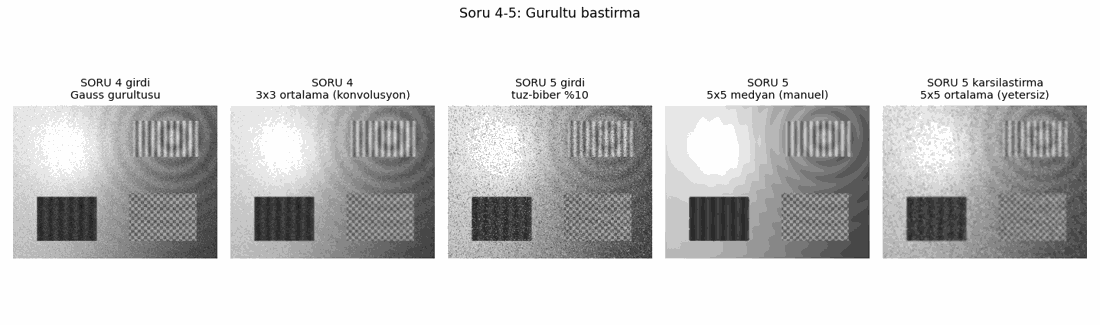
#> input picture week3/orijinal/cikti/00_gurultu_karsilastirma.png, 1100 x 325 px
$ python soru5_medyan_filtre.py cikti/00_gurultu_karsilastirma.png cikti/00_kontrast_karsilastirma.png
#> lines starting #> are read from the running program, lines starting #| are printed output that depends on the picture; after the words box and inside, x2 and y2 are one past the last pixel; in counts of white or black regions, pixels touching at a corner belong together
"""
SORU 5 - 5x5 Medyan Filtre ile Tuz-Biber (Salt & Pepper) Gurultusu Bastirma

Istenen:
  * Tuz-biber gurultulu bir resim bul
  * Once OpenCV'nin HAZIR medyan filtre fonksiyonu ile bastir
  * Sonra ayni filtreyi hazir fonksiyon KULLANMADAN kendin yaz
  * Filtre 5x5 boyutunda olmali

MEDYAN FILTRE NEDIR / NEDEN CALISIR:
    Her piksel icin 5x5 komsulugundaki 25 deger buyukten kucuge siralanir ve
    ORTADAKI deger (13. eleman, 0-tabanli indeks 12) cikisa yazilir.

    Tuz-biber gurultusu AYKIRI (outlier) deger uretir: 0 veya 255.
    * Ortalama filtre bu aykiri degeri hesaba katar ve 5x5 alana YAYAR.
    * Medyan filtre siralamanin UCUNDAKI degeri hic secmez; aykiri deger
      tamamen atilir. 25 komsudan 12'den azi bozuksa medyan hala saglam
      bir pikselden gelir -> gurultu TAMAMEN yok olur, bulaniklik olmaz.

    Medyan dogrusal OLMAYAN bir filtredir; konvolusyon ile ifade edilemez
    (Soru 4'teki ortalama filtre dogrusaldir ve konvolusyondur).

KENAR (border) ELE ALMA:
    cv2.medianBlur kenarda BORDER_REPLICATE kullanir (kenar pikseli tekrarlanir):
        ... a a [a b c] c c ...
    Birebir ayni sonucu almak icin burada da ayni yontem uygulandi.

Calistirma:
    python3 soru5_medyan_filtre.py [tuz_biber_goruntu] [temiz_referans]
"""
import os
import sys
import time
import numpy as np
import cv2

BURASI = os.path.dirname(os.path.abspath(__file__))
CIKTI = os.path.join(BURASI, "cikti")


# ---------------------------------------------------------------------------
# Kenar genisletme: BORDER_REPLICATE (elle)
# ---------------------------------------------------------------------------
def replicate_genislet(img, pad):
    """Kenar pikselini tekrarlayarak dort yana 'pad' kadar dolgu ekler."""
    h, w = img.shape
    gen = np.empty((h + 2 * pad, w + 2 * pad), dtype=img.dtype)

    gen[pad:pad + h, pad:pad + w] = img          # merkez

    for i in range(pad):
        gen[i, pad:pad + w] = img[0, :]          # ust
        gen[pad + h + i, pad:pad + w] = img[h - 1, :]   # alt

    for j in range(pad):
        gen[:, j] = gen[:, pad]                  # sol
        gen[:, pad + w + j] = gen[:, pad + w - 1]  # sag

    return gen


# ---------------------------------------------------------------------------
# 25 elemanin medyani - elle siralama (hazir sort/median yok)
# ---------------------------------------------------------------------------
def medyan_bul(pencere):
    """
    Verilen listenin medyanini EKLEMELI SIRALAMA (insertion sort) ile bulur.
    Kucuk diziler (25 eleman) icin eklemeli siralama pratikte en hizlisidir.
    """
    n = len(pencere)
    for i in range(1, n):
        anahtar = pencere[i]
        j = i - 1
        while j >= 0 and pencere[j] > anahtar:
            pencere[j + 1] = pencere[j]
            j -= 1
        pencere[j + 1] = anahtar
    return pencere[n // 2]     # 25 eleman -> indeks 12 (ortadaki)


# ---------------------------------------------------------------------------
# Medyan filtre - acik dongu (pedagojik surum)
# ---------------------------------------------------------------------------
def medyan_filtre_dongu(img, k=5):
    """Her piksel icin 5x5 pencereyi toplayip elle siralar, ortancayi yazar."""
    assert k % 2 == 1, "Cekirdek boyutu tek sayi olmali"
    pad = k // 2
    gen = replicate_genislet(img, pad)
    h, w = img.shape
    cikis = np.zeros((h, w), dtype=np.uint8)

    for y in range(h):
        # Satiri Python listesine cevirmek ic donguyu belirgin hizlandirir
        bloklar = [gen[y + i].tolist() for i in range(k)]
        satir_cikis = cikis[y]
        for x in range(w):
            pencere = []
            for i in range(k):
                pencere.extend(bloklar[i][x:x + k])
            satir_cikis[x] = medyan_bul(pencere)

    return cikis


# ---------------------------------------------------------------------------
# Medyan filtre - vektorel (ayni matematik, hizli)
# ---------------------------------------------------------------------------
def medyan_filtre_vektorel(img, k=5):
    """
    kxk penceredeki tum kaydirmalar bir eksende yiginlanir, o eksen siralanir
    ve ortadaki duzlem alinir. Dongu surumuyle birebir ayni sonucu verir.
    """
    pad = k // 2
    gen = replicate_genislet(img, pad)
    h, w = img.shape

    yigin = np.empty((k * k, h, w), dtype=np.uint8)
    idx = 0
    for i in range(k):
        for j in range(k):
            yigin[idx] = gen[i:i + h, j:j + w]
            idx += 1

    yigin.sort(axis=0)
    return yigin[(k * k) // 2]


# ---------------------------------------------------------------------------
# Kalite olcutleri
# ---------------------------------------------------------------------------
def mse_hesapla(a, b):
    fark = a.astype(np.float64) - b.astype(np.float64)
    return float((fark * fark).mean())


def psnr_hesapla(a, b):
    mse = mse_hesapla(a, b)
    if mse == 0:
        return float("inf")
    return 10.0 * np.log10((255.0 ** 2) / mse)


def karsilastir(ad, a, b):
    d = np.abs(a.astype(np.int32) - b.astype(np.int32))
    print(f"  {ad:<34} maks fark={int(d.max()):>3}  ort fark={d.mean():.4f}  "
          f"birebir ayni=%{(a == b).mean() * 100:.2f}")
    return int(d.max())


# ---------------------------------------------------------------------------
# 3x3 ve 5x5 medyanin gurultu yogunluguna gore karsilastirmasi
# ---------------------------------------------------------------------------
def yogunluk_taramasi(temiz):
    """
    Artan tuz-biber yogunlugunda 3x3 ve 5x5 medyani karsilastirir.
    Dusuk yogunlukta 3x3, yuksek yogunlukta 5x5 kazanir.
    """
    rng = np.random.default_rng(2024)
    print("\nGurultu yogunluguna gore 3x3 vs 5x5 medyan (PSNR, dB):")
    print(f"{'bozulma orani':<16}{'filtresiz':>11}{'3x3':>9}{'5x5':>9}   kazanan")
    print("-" * 56)

    for oran in [0.02, 0.05, 0.10, 0.20, 0.30, 0.40, 0.45]:
        bozuk = temiz.copy()
        m = rng.random(temiz.shape)
        bozuk[m < oran / 2] = 0
        bozuk[m > 1.0 - oran / 2] = 255

        p0 = psnr_hesapla(bozuk, temiz)
        p3 = psnr_hesapla(medyan_filtre_vektorel(bozuk, 3), temiz)
        p5 = psnr_hesapla(medyan_filtre_vektorel(bozuk, 5), temiz)
        kazanan = "3x3" if p3 > p5 else "5x5"
        print(f"%{oran * 100:<15.0f}{p0:>11.2f}{p3:>9.2f}{p5:>9.2f}   {kazanan}")

    print("\nBeklendigi gibi: dusuk yogunlukta kucuk pencere (daha az detay kaybi),")
    print("yogun gurultude buyuk pencere kazanir (pencerenin yarisindan fazlasinin")
    print("bozulma olasiligi kucuk pencerede hizla artar).")


# ---------------------------------------------------------------------------
def main():
    gurultulu_yol = sys.argv[1] if len(sys.argv) > 1 else os.path.join(CIKTI, "tuz_biber.png")
    temiz_yol = sys.argv[2] if len(sys.argv) > 2 else os.path.join(CIKTI, "orijinal_temiz.png")

    gurultulu = cv2.imread(gurultulu_yol, cv2.IMREAD_GRAYSCALE)
#> gurultulu is the input picture: shape (325, 1100); min 8, max 254, mean 208.7
    if gurultulu is None:
        raise SystemExit(f"HATA: goruntu acilamadi -> {gurultulu_yol}")
    temiz = cv2.imread(temiz_yol, cv2.IMREAD_GRAYSCALE)
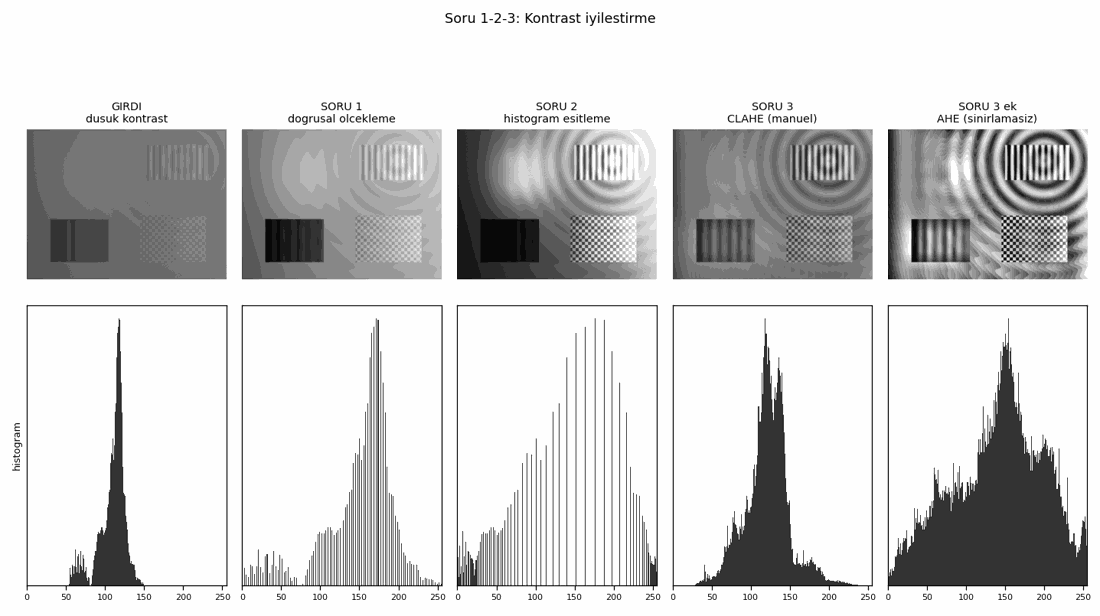
#> input picture week3/orijinal/cikti/00_kontrast_karsilastirma.png, 1100 x 616 px
#> temiz is the input picture: shape (616, 1100); min 8, max 254, mean 210.1

    print(f"Gurultulu goruntu : {gurultulu_yol}")
    print(f"Boyut             : {gurultulu.shape[0]} x {gurultulu.shape[1]}")
#| Boyut             : 325 x 1100

    sifir = int((gurultulu == 0).sum())
#> sifir = 0
    ikiyuz = int((gurultulu == 255).sum())
#> ikiyuz = 0
    print(f"Tuz-biber izi     : {sifir} adet 0 (biber), {ikiyuz} adet 255 (tuz)")
#| Tuz-biber izi     : 0 adet 0 (biber), 0 adet 255 (tuz)

    # --- A) OpenCV'nin HAZIR medyan filtresi ---
    t0 = time.time()
    hazir = cv2.medianBlur(gurultulu, 5)
    t_hazir = time.time() - t0

    # --- B) Elle yazilmis medyan filtre (vektorel) ---
    t0 = time.time()
    manuel_v = medyan_filtre_vektorel(gurultulu, 5)
#> after the loop in replicate_genislet, `for i in range(pad):`:
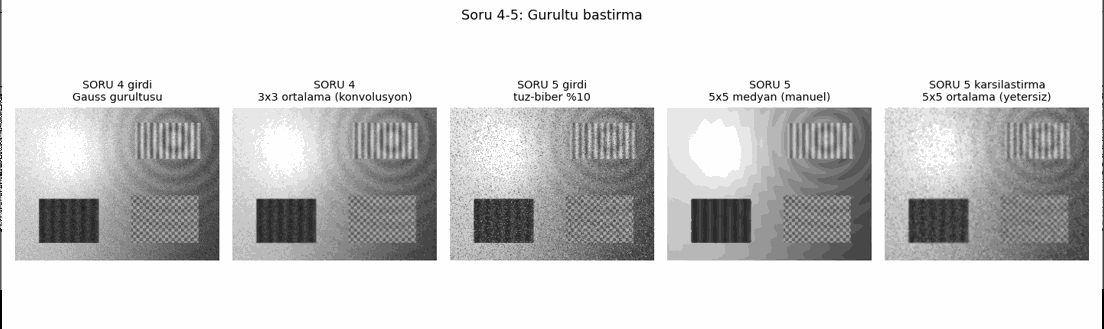
#> gen: shape (329, 1104); min 0, max 254, mean 208.8
#> after the loop in replicate_genislet, `for j in range(pad):`:
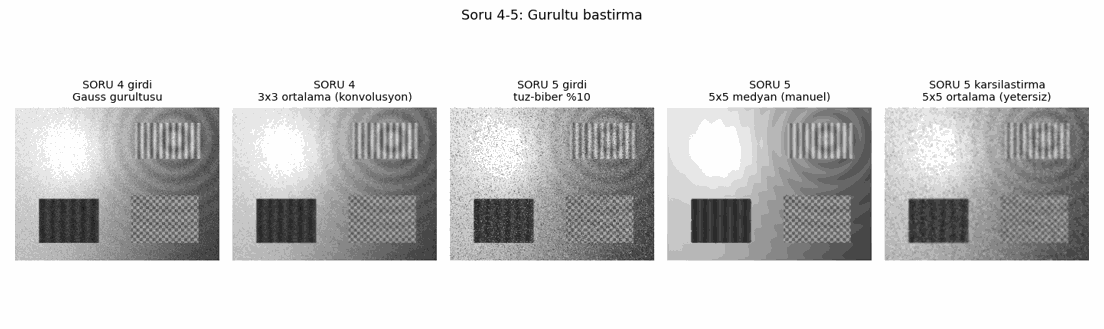
#> gen: shape (329, 1104); 0.36% of pixels changed, all inside (x1, y1, x2, y2) = (0, 0, 1104, 329)
#> after the loop in medyan_filtre_vektorel, `for i in range(k):`: idx = 25
    t_vekt = time.time() - t0

    # --- C) Elle yazilmis medyan filtre (acik dongu + eklemeli siralama) ---
    t0 = time.time()
    manuel_d = medyan_filtre_dongu(gurultulu, 5)
#> call 2 of replicate_genislet, with pad = 2
#> after the loop in replicate_genislet (call 2), `for i in range(pad):`:
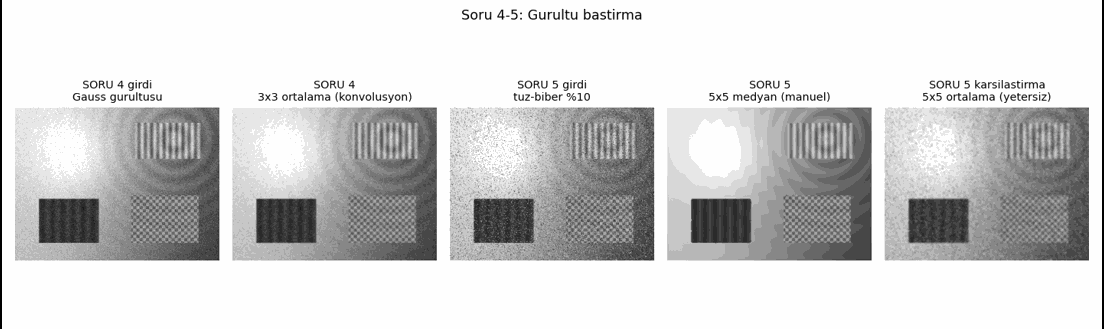
#> gen: shape (329, 1104); min 0, max 254, mean 208.5
    t_dongu = time.time() - t0

    print(f"\nSure              : hazir={t_hazir * 1000:.1f} ms, "
          f"manuel-vektorel={t_vekt * 1000:.1f} ms, manuel-dongu={t_dongu:.2f} s")

    # --- TEST ---
    print("\nTEST - elle yazilan filtre vs cv2.medianBlur(5):")
    m1 = karsilastir("manuel (acik dongu)", manuel_d, hazir)
#> in karsilastir, `d = np.abs(a.astype(np.int32) - b.astype(np.int32))`: d: shape (325, 1100) int32; every value is 0
#|   manuel (acik dongu)                maks fark=  0  ort fark=0.0000  birebir ayni=%100.00
    m2 = karsilastir("manuel (vektorel)", manuel_v, hazir)
#|   manuel (vektorel)                  maks fark=  0  ort fark=0.0000  birebir ayni=%100.00
    m3 = karsilastir("dongu vs vektorel (ic tutarlilik)", manuel_d, manuel_v)
#|   dongu vs vektorel (ic tutarlilik)  maks fark=  0  ort fark=0.0000  birebir ayni=%100.00

    # Ek testler: farkli boyut ve icerikte de tutuyor mu?
    print("\nEk testler:")
    gecti = (m1 == 0 and m2 == 0 and m3 == 0)
    rng = np.random.default_rng(7)
    testler = [
        ("rastgele 37x53", rng.integers(0, 256, (37, 53), dtype=np.uint8)),
        ("tek satir 1x40", rng.integers(0, 256, (1, 40), dtype=np.uint8)),
        ("kucuk 3x3", rng.integers(0, 256, (3, 3), dtype=np.uint8)),
        ("sabit goruntu", np.full((20, 20), 128, dtype=np.uint8)),
    ]
    for ad, t in testler:
        m = karsilastir(ad, medyan_filtre_vektorel(t, 5), cv2.medianBlur(t, 5))
        gecti = gecti and (m == 0)

    # 3x3 cekirdekle de dogru mu?
    m = karsilastir("3x3 cekirdek (ana goruntu)",
                    medyan_filtre_vektorel(gurultulu, 3), cv2.medianBlur(gurultulu, 3))
#> after the loop in replicate_genislet (call 7), `for i in range(pad):`:
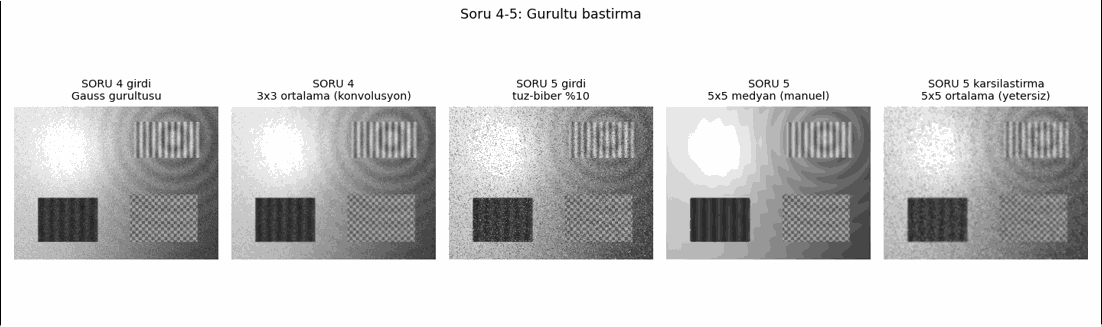
#> gen: shape (327, 1102); min 1, max 254, mean 208.6
#> after the loop in replicate_genislet (call 7), `for j in range(pad):`:
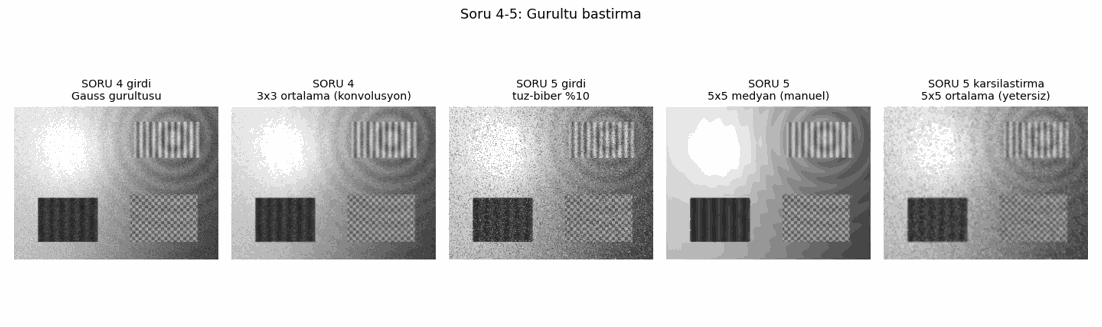
#> gen: shape (327, 1102); 0.18% of pixels changed, all inside (x1, y1, x2, y2) = (0, 0, 1102, 327)
#|   3x3 cekirdek (ana goruntu)         maks fark=  0  ort fark=0.0000  birebir ayni=%100.00
    gecti = gecti and (m == 0)

    print(f"\nSONUC: {'TUM TESTLER GECTI - elle yazilan filtre OpenCV ile birebir ayni.' if gecti else 'FARK VAR - kontrol edilmeli.'}")
#| SONUC: TUM TESTLER GECTI - elle yazilan filtre OpenCV ile birebir ayni.

    # --- Gurultu bastirma basarisi ---
    if temiz is not None:
        ortalama5 = cv2.blur(gurultulu, (5, 5))
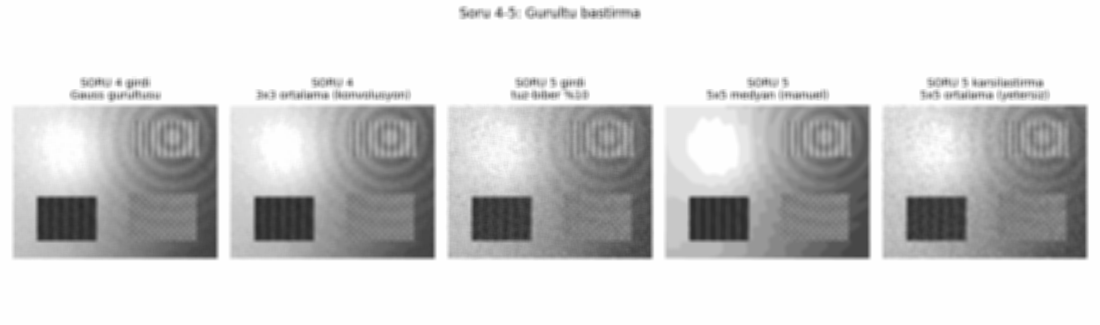
#> ortalama5: shape (325, 1100); min 40, max 254, mean 208.7
        medyan3 = cv2.medianBlur(gurultulu, 3)
        gauss5 = cv2.GaussianBlur(gurultulu, (5, 5), 0)

        print("\nGurultu bastirma olcumleri (tuz-biber gurultusu uzerinde):")
        print(f"{'goruntu':<32}{'MSE':>10}{'PSNR (dB)':>12}")
        print("-" * 54)
        for ad, im in [("gurultulu (filtresiz)", gurultulu),
                       ("5x5 MEDYAN (bu soru)", manuel_d),
                       ("3x3 medyan", medyan3),
                       ("5x5 ortalama (Soru 4 yontemi)", ortalama5),
                       ("5x5 Gauss", gauss5)]:
            print(f"{ad:<32}{mse_hesapla(im, temiz):>10.2f}{psnr_hesapla(im, temiz):>12.2f}")
#> this loop made 1 pass
#> ad on pass 1: 'gurultulu (filtresiz)'

        kalan = int(((manuel_d == 0) | (manuel_d == 255)).sum()
                    - ((temiz == 0) | (temiz == 255)).sum())
        print(f"\nFiltre sonrasi kalan asiri deger (0/255) fazlasi: {max(kalan, 0)} piksel")

        print("\nYORUM:")
        print("* Medyan filtre tuz-biber gurultusunde ortalama/Gauss filtrelerini acik")
        print("  farkla geride birakir. Sebep: medyan siralamanin UCUNDAKI degeri hic")
        print("  secmez, aykiri degeri tamamen atar. Ortalama filtre ise 0 veya 255'i")
        print("  hesaba katip komsuluga YAYAR; gurultu silinmez, lekeye donusur.")
        print("* Medyan ayrica kenarlari korur: cikis degeri her zaman komsulukta")
        print("  GERCEKTEN VAR OLAN bir piksel degeridir, yeni ara tonlar uretmez.")
        print("* DIKKAT: bu goruntude 3x3 medyan, 5x5'ten DAHA IYI PSNR veriyor.")
        print("  %10 bozulmada 3x3 penceresi zaten yeterli (9 komsudan 5'i birden")
        print("  bozulma olasiligi cok dusuk) ve daha az detay siliyor. 5x5'in ustun")
        print("  geldigi nokta YOGUN gurultudur; asagidaki tarama bunu olcuyor.")

        yogunluk_taramasi(temiz)

    # --- Kaydet ---
    cv2.imwrite(os.path.join(CIKTI, "soru5_medyan_opencv.png"), hazir)
    cv2.imwrite(os.path.join(CIKTI, "soru5_medyan_manuel.png"), manuel_d)
    if temiz is not None:
        cv2.imwrite(os.path.join(CIKTI, "soru5_ortalama5x5_karsilastirma.png"),
                    cv2.blur(gurultulu, (5, 5)))
    print("\nKaydedildi        : cikti/soru5_medyan_opencv.png")
    print("                    cikti/soru5_medyan_manuel.png")
    print("                    cikti/soru5_ortalama5x5_karsilastirma.png")


if __name__ == "__main__":
#> (the run stopped early here; a loop or call above may not have finished)
